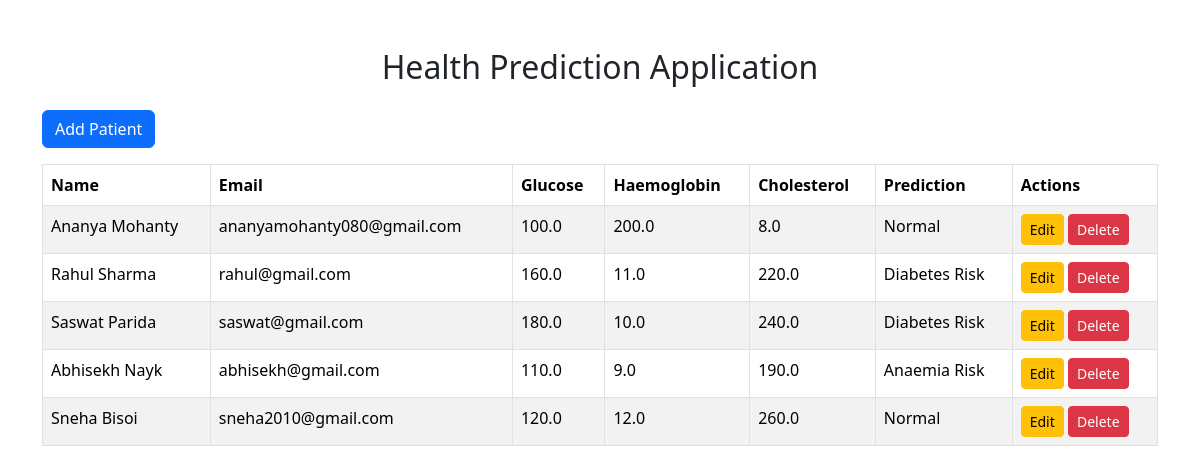
The page / on the database its author committed.
### patientapp/models.py (models this page shows, shortened)
class Patient(models.Model):
    full_name = models.CharField(max_length=100)
    dob = models.DateField()
    email = models.EmailField()
    glucose = models.FloatField()
    haemoglobin = models.FloatField()
    cholesterol = models.FloatField()
    remarks = models.TextField(blank=True)

### patientapp/views.py (the view)
# urls.py: path('', views.patient_list, name='patient_list'),
def patient_list(request):
    patients = Patient.objects.all()
    return render(
        request,
        'patientapp/patient_list.html',
        {'patients': patients}
    )

### patientapp/templates/patientapp/patient_list.html (shortened to what this page needs)
<!DOCTYPE html>
<html>
<head>
    <link href="https://cdn.jsdelivr.net/npm/bootstrap@5.3.3/dist/css/bootstrap.min.css" rel="stylesheet">
</head>
<body>
<div class="container mt-5">
    <h2 class="text-center mb-4">
        Health Prediction Application
    </h2>
    <a href="{% url 'add_patient' %}" class="btn btn-primary mb-3">
        Add Patient
    </a>
    <table class="table table-bordered table-striped">
        <thead>
            <tr>
                <th>Name</th>
                <th>Email</th>
                <th>Glucose</th>
                <th>Haemoglobin</th>
                <th>Cholesterol</th>
                <th>Prediction</th>
                <th>Actions</th>
            </tr>
        </thead>
        <tbody>
        {% for patient in patients %}
            <tr>
                <td>{{ patient.full_name }}</td>
                <td>{{ patient.email }}</td>
                <td>{{ patient.glucose }}</td>
                <td>{{ patient.haemoglobin }}</td>
                <td>{{ patient.cholesterol }}</td>
                <td>{{ patient.remarks }}</td>
                <td>
                    <a href="{% url 'update_patient' patient.id %}"
                       class="btn btn-warning btn-sm">
                        Edit
                    </a>
                    <a href="{% url 'delete_patient' patient.id %}"
                       class="btn btn-danger btn-sm">
                        Delete
                    </a>
                </td>
            </tr>
        {% endfor %}
        </tbody>
    </table>
</div>
</body>
</html>

### rows shown on the page
Patient: full_name "Ananya Mohanty", email "ananyamohanty080@gmail.com", glucose "100.0", haemoglobin "200.0", cholesterol "8.0", remarks "Normal"
Patient: full_name "Rahul Sharma", email "rahul@gmail.com", glucose "160.0", haemoglobin "11.0", cholesterol "220.0", remarks "Diabetes Risk"
Patient: full_name "Saswat Parida", email "saswat@gmail.com", glucose "180.0", haemoglobin "10.0", cholesterol "240.0", remarks "Diabetes Risk"
Patient: full_name "Abhisekh Nayk", email "abhisekh@gmail.com", glucose "110.0", haemoglobin "9.0", cholesterol "190.0", remarks "Anaemia Risk"
Patient: full_name "Sneha Bisoi", email "sneha2010@gmail.com", glucose "120.0", haemoglobin "12.0", cholesterol "260.0", remarks "Normal"
